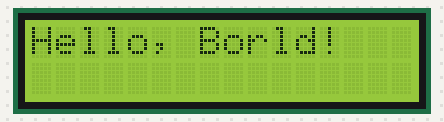
Simulated run of this sketch. Board: Arduino Uno, built with avr-gcc and run on an emulated ATmega328P. On the bench: 16×2 character LCD.

Above: at 0.1 s.
At 1.1 s:
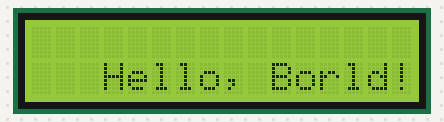

The sketch:

bop_it_lcd.ino
```cpp
//#include <Wire.h>
//
//void setup() {
//  Wire.begin();
//  Serial.begin(115200);
//  Serial.println("\nI2C Scanner");
//}
//
//void loop() {
//  byte error, address;
//  int nDevices;
//  Serial.println("Scanning...");
//  nDevices = 0;
//  for(address = 1; address < 127; address++ ) {
//    Wire.beginTransmission(address);
//    error = Wire.endTransmission();
//    if (error == 0) {
//      Serial.print("I2C device found at address 0x");
//      if (address<16) {
//        Serial.print("0");
//      }
//      Serial.println(address,HEX);
//      nDevices++;
//    }
//    else if (error==4) {
//      Serial.print("Unknow error at address 0x");
//      if (address<16) {
//        Serial.print("0");
//      }
//      Serial.println(address,HEX);
//    }
//  }
//  if (nDevices == 0) {
//    Serial.println("No I2C devices found\n");
//  }
//  else {
//    Serial.println("done\n");
//  }
//  delay(5000);
//}

#include <LiquidCrystal_I2C.h>

// set the LCD number of columns and rows
int lcdColumns = 16;
int lcdRows = 2;

// set LCD address, number of columns and rows
// if you don't know your display address, run an I2C scanner sketch
LiquidCrystal_I2C lcd(0x27, lcdColumns, lcdRows);

void setup(){
  // initialize LCD
  lcd.init();
  // turn on LCD backlight
  lcd.backlight();
}

void loop(){
  // set cursor to first column, first row
  lcd.setCursor(0, 0);
  // print message
  lcd.print("Hello, Borld!");
  delay(1000);
  // clears the display to print new message
  lcd.clear();
  // set cursor to first column, second row
  lcd.setCursor(3,1);
  lcd.print("Hello, Borld!");
  delay(1000);
  lcd.clear();
}
```

Measured:
- what the display in image 1 shows lasts 1.0 s, from 1.1 s to 2.1 s
